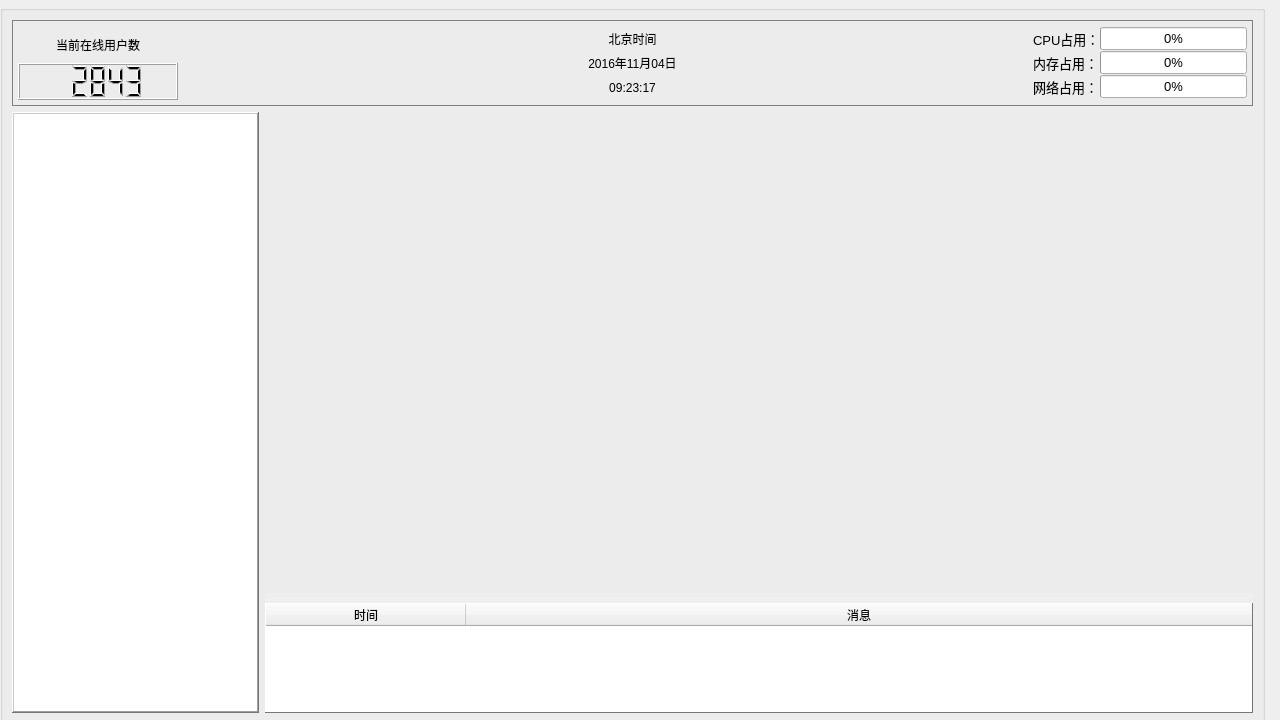
<?xml version="1.0" encoding="UTF-8"?>
<ui version="4.0">
 <class>SystemManagerWidget</class>
 <widget class="QWidget" name="SystemManagerWidget">
  <property name="geometry">
   <rect>
    <x>0</x>
    <y>0</y>
    <width>1280</width>
    <height>720</height>
   </rect>
  </property>
  <property name="windowTitle">
   <string>Form</string>
  </property>
  <widget class="QGroupBox" name="verticalGroupBox">
   <property name="geometry">
    <rect>
     <x>0</x>
     <y>5</y>
     <width>1265</width>
     <height>720</height>
    </rect>
   </property>
   <layout class="QVBoxLayout" name="verticalLayout" stretch="1,7">
    <item>
     <widget class="QGroupBox" name="groupBox">
      <property name="styleSheet">
       <string notr="true">QGroupBox {
  border: 1px solid gray;
  padding: 5px;
}</string>
      </property>
      <layout class="QHBoxLayout" name="headerLayout" stretch="3,7,3,3,3,4">
       <property name="spacing">
        <number>0</number>
       </property>
       <property name="leftMargin">
        <number>0</number>
       </property>
       <property name="topMargin">
        <number>0</number>
       </property>
       <property name="rightMargin">
        <number>0</number>
       </property>
       <property name="bottomMargin">
        <number>0</number>
       </property>
       <item>
        <layout class="QVBoxLayout" name="verticalLayout_2">
         <item>
          <widget class="QLabel" name="label">
           <property name="text">
            <string>当前在线用户数</string>
           </property>
           <property name="alignment">
            <set>Qt::AlignCenter</set>
           </property>
          </widget>
         </item>
         <item>
          <widget class="QLCDNumber" name="onlineUserCount">
           <property name="mode">
            <enum>QLCDNumber::Dec</enum>
           </property>
           <property name="intValue" stdset="0">
            <number>2843</number>
           </property>
          </widget>
         </item>
        </layout>
       </item>
       <item>
        <spacer name="horizontalSpacer">
         <property name="orientation">
          <enum>Qt::Horizontal</enum>
         </property>
         <property name="sizeHint" stdset="0">
          <size>
           <width>40</width>
           <height>20</height>
          </size>
         </property>
        </spacer>
       </item>
       <item>
        <layout class="QVBoxLayout" name="dateAndTimeLayout">
         <property name="spacing">
          <number>0</number>
         </property>
         <property name="topMargin">
          <number>0</number>
         </property>
         <property name="bottomMargin">
          <number>0</number>
         </property>
         <item>
          <widget class="QLabel" name="zoneLabel">
           <property name="text">
            <string>北京时间</string>
           </property>
           <property name="textFormat">
            <enum>Qt::AutoText</enum>
           </property>
           <property name="alignment">
            <set>Qt::AlignCenter</set>
           </property>
          </widget>
         </item>
         <item>
          <widget class="QLabel" name="dateLabel">
           <property name="enabled">
            <bool>true</bool>
           </property>
           <property name="text">
            <string>2016年11月04日</string>
           </property>
           <property name="alignment">
            <set>Qt::AlignCenter</set>
           </property>
          </widget>
         </item>
         <item>
          <widget class="QLabel" name="timeLabel">
           <property name="text">
            <string>09:23:17</string>
           </property>
           <property name="alignment">
            <set>Qt::AlignCenter</set>
           </property>
          </widget>
         </item>
        </layout>
       </item>
       <item>
        <spacer name="horizontalSpacer_2">
         <property name="orientation">
          <enum>Qt::Horizontal</enum>
         </property>
         <property name="sizeHint" stdset="0">
          <size>
           <width>40</width>
           <height>20</height>
          </size>
         </property>
        </spacer>
       </item>
       <item>
        <layout class="QVBoxLayout" name="statusContainer"/>
       </item>
       <item>
        <layout class="QGridLayout" name="systemStatusLayout">
         <item row="2" column="0">
          <widget class="QLabel" name="networkLabel">
           <property name="font">
            <font>
             <pointsize>10</pointsize>
            </font>
           </property>
           <property name="text">
            <string>网络占用：</string>
           </property>
          </widget>
         </item>
         <item row="1" column="1">
          <widget class="QProgressBar" name="memoryBar">
           <property name="font">
            <font>
             <pointsize>10</pointsize>
            </font>
           </property>
           <property name="value">
            <number>0</number>
           </property>
          </widget>
         </item>
         <item row="2" column="1">
          <widget class="QProgressBar" name="networkBar">
           <property name="font">
            <font>
             <pointsize>10</pointsize>
            </font>
           </property>
           <property name="value">
            <number>0</number>
           </property>
          </widget>
         </item>
         <item row="0" column="1">
          <widget class="QProgressBar" name="cpuBar">
           <property name="font">
            <font>
             <pointsize>10</pointsize>
            </font>
           </property>
           <property name="value">
            <number>0</number>
           </property>
          </widget>
         </item>
         <item row="1" column="0">
          <widget class="QLabel" name="memoryLabel">
           <property name="font">
            <font>
             <pointsize>10</pointsize>
            </font>
           </property>
           <property name="text">
            <string>内存占用：</string>
           </property>
          </widget>
         </item>
         <item row="0" column="0">
          <widget class="QLabel" name="cpuLabel">
           <property name="font">
            <font>
             <pointsize>10</pointsize>
            </font>
           </property>
           <property name="text">
            <string>CPU占用：</string>
           </property>
          </widget>
         </item>
        </layout>
       </item>
      </layout>
     </widget>
    </item>
    <item>
     <layout class="QHBoxLayout" name="mainContentLayout" stretch="1,4">
      <item>
       <widget class="QTreeWidget" name="treeWidget">
        <property name="frameShape">
         <enum>QFrame::WinPanel</enum>
        </property>
        <property name="frameShadow">
         <enum>QFrame::Raised</enum>
        </property>
        <attribute name="headerVisible">
         <bool>false</bool>
        </attribute>
        <column>
         <property name="text">
          <string>1</string>
         </property>
        </column>
       </widget>
      </item>
      <item>
       <layout class="QVBoxLayout" name="rightSideLayout" stretch="4,1">
        <property name="spacing">
         <number>0</number>
        </property>
        <item>
         <layout class="QVBoxLayout" name="contentContainer">
          <property name="spacing">
           <number>0</number>
          </property>
          <item>
           <widget class="QWidget" name="widget" native="true"/>
          </item>
         </layout>
        </item>
        <item>
         <widget class="QTableWidget" name="infoOutputTable">
          <property name="font">
           <font>
            <pointsize>-1</pointsize>
            <weight>50</weight>
            <italic>false</italic>
            <bold>false</bold>
           </font>
          </property>
          <property name="styleSheet">
           <string notr="true">QTableWidget {
  margin-top: 10px;
  font: 11px;
}
*{
  font:12px;
}</string>
          </property>
          <property name="frameShape">
           <enum>QFrame::WinPanel</enum>
          </property>
          <property name="frameShadow">
           <enum>QFrame::Raised</enum>
          </property>
          <property name="gridStyle">
           <enum>Qt::NoPen</enum>
          </property>
          <attribute name="horizontalHeaderDefaultSectionSize">
           <number>200</number>
          </attribute>
          <attribute name="horizontalHeaderStretchLastSection">
           <bool>true</bool>
          </attribute>
          <column>
           <property name="text">
            <string>时间</string>
           </property>
          </column>
          <column>
           <property name="text">
            <string>消息</string>
           </property>
          </column>
         </widget>
        </item>
       </layout>
      </item>
     </layout>
    </item>
   </layout>
  </widget>
 </widget>
 <resources/>
 <connections/>
</ui>
